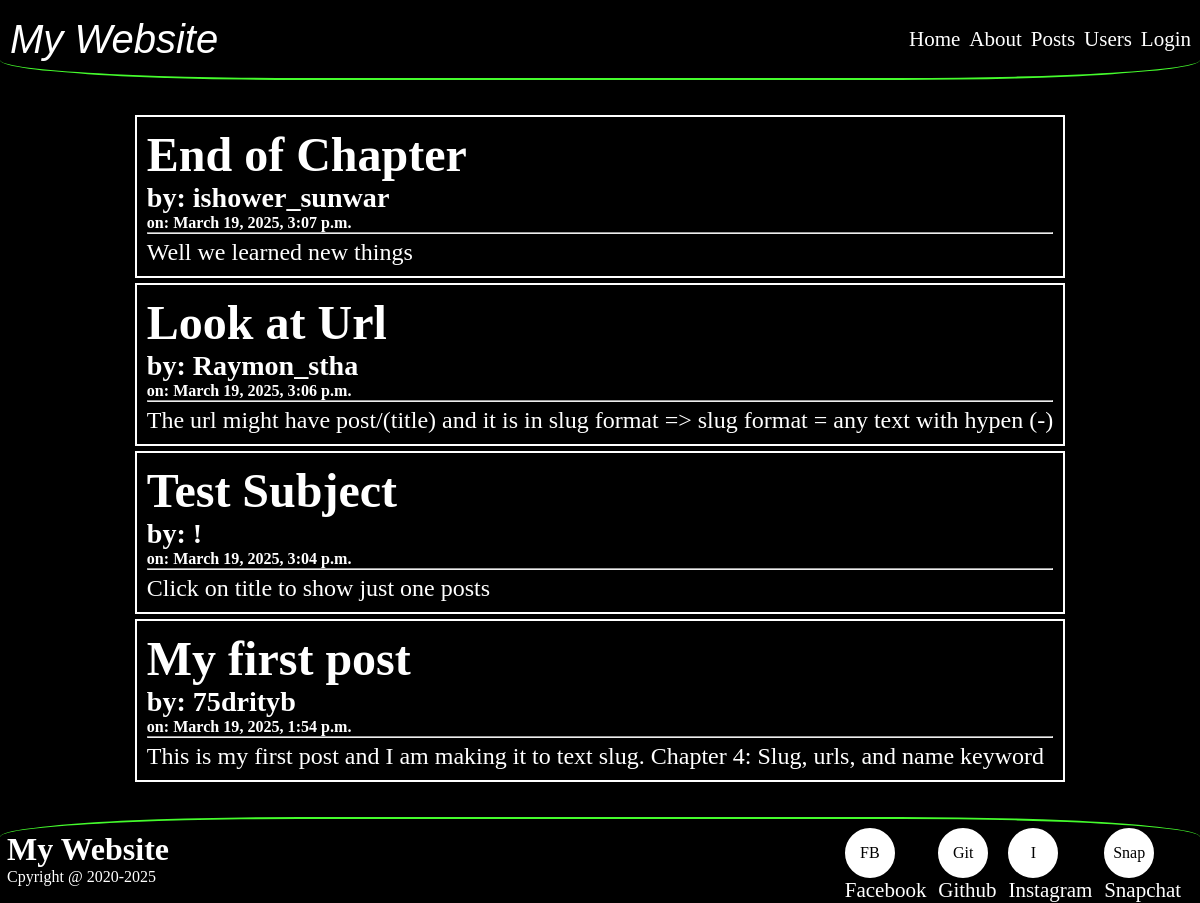
/posts/, run on the app's committed database.
### posts/models.py (models this page shows, shortened)
class Posts(models.Model):
    username = models.CharField(max_length=20)
    title = models.CharField(max_length=20)
    date = models.DateTimeField(auto_now_add=True)
    slug = models.SlugField(max_length=20)
    text = models.TextField(max_length=100)

### posts/views.py (the view)
# urls.py: path('', views.postlistpage, name='list'),
def postlistpage(req):
    return render(req, 'posts.html', {'posts': posts.all().order_by('-date')})

### posts/templates/posts.html (shortened to what this page needs)
{% extends 'layout.html' %}
{% block content %}
    <div class="posts">
        {% for post in posts %}
            <div class="post" style="border: 2px solid white; margin: 5px 0; padding: 10px;">
                <h1><a href="{% url 'posts:post' slug=post.slug %}">{{ post.title }}</a></h1>
                <h3 style="text-align: start;">by: {{ post.username }}</h3>
                <h6 style="text-align: start;">on: {{ post.date }}</h6> <hr/>
                <p style="margin-top: 5px;">{{ post.text }}</p>
            </div>
        {% endfor %}
    </div>
{% endblock %}

### templates/layout.html (shortened to what this page needs)
<!DOCTYPE html>
{% load static %}
<html lang="en">
<head>
    <link rel="stylesheet" href="{% static 'css/style.css' %}">
</head>
<body>
    <div class="nav-bar">
        <div class="logo">
            My Website
        </div>
        <div class="nav-lists">
            <li class="nav-item">
                <a href="{% url 'home' %}">Home</a>
            </li>
            <li class="nav-item">
                <a href="{% url 'about' %}">About</a>
            </li>
            <li class="nav-item">
                <a href="{% url 'posts:list' %}">Posts</a>
            </li>
            <li class="nav-item">
                <a href="">Users</a>
            </li>
            <li class="nav-item">
                <a href="/admin">Login</a>
            </li>
        </div>
    </div>
    <div class="content">
        {% block content %}{% endblock %}
    </div>
    <div class="footer">
        <div class="left">
            <h1><a href="{% url 'home' %}">My Website</a></h1>
                <p>Cpyright @ 2020-2025</p>
        </div>
        <div class="right">
            <li>
                <div class="url-img">FB</div>
                <a href="">Facebook</a>
            </li>
            <li>
                <div class="url-img">Git</div>
                <a href="">Github</a>
            </li>
            <li>
                <div class="url-img">I</div>
                <a href="">Instagram</a>
            </li>
            <li>
                <div class="url-img">Snap</div>
                <a href="">Snapchat</a>
            </li>
        </div>
        </div>
</body>
</html>

### static/css/style.css (style rules this page uses)
* { margin: 0; padding: 0; box-sizing: border-box; list-style: none; }
a:active, a:hover, a { color: white; text-decoration: none; }
body { min-width: 100vw; min-height: 100vh; background: black; color: white; }
.nav-bar { display: flex; justify-content: space-between; align-items: center; height: 80px; border-bottom: 2px solid #45fc2d; border-radius: 25%; margin-bottom: 20px; }
.nav-bar .logo { font-size: 40px; margin-left: 10px; text-align: center; font-family: 'Franklin Gothic Medium', 'Arial Narrow', Arial, sans-serif; font-style: italic; }
.nav-bar .nav-lists { display: flex; min-width: 25vw; justify-content: space-evenly; align-items: center; }
.nav-bar .nav-lists .nav-item { text-decoration: none; font-size: 21px; }
.content { padding: 10px; min-height: 80vh; display: grid; place-content: center; font-size: 1.5rem; }
.footer { height: 80px; padding: 30px 7px; margin-top: 10px; display: flex; justify-content: space-between; align-items: center; border-top: 2px solid #45fc2d; border-radius: 25%; margin-top: 20px; }
.footer .left { flex-grow: 1; }
.footer .right { width: 30vw; display: flex; justify-content: space-evenly; align-items: center; }
.footer .right .url-img { height: 50px; width: 50px; display: grid; place-content: center; border: 2px solid white; border-radius: 50%; background-color: white; color: black; margin-top: 15px; }
.footer .right li a { font-size: 21px; }

### data on the page
Posts: title "End of Chapter", username "ishower_sunwar", date "March 19, 2025, 3:07 p.m.", text "Well we learned new things"
Posts: title "Look at Url", username "Raymon_stha", date "March 19, 2025, 3:06 p.m.", text "The url might have post/(title) and it is in slug format => slug format = any text with hypen (-)"
Posts: title "Test Subject", username "!", date "March 19, 2025, 3:04 p.m.", text "Click on title to show just one posts"
Posts: title "My first post", username "75drityb", date "March 19, 2025, 1:54 p.m.", text "This is my first post and I am making it to text slug. Chapter 4: Slug, urls, and name keyword"
